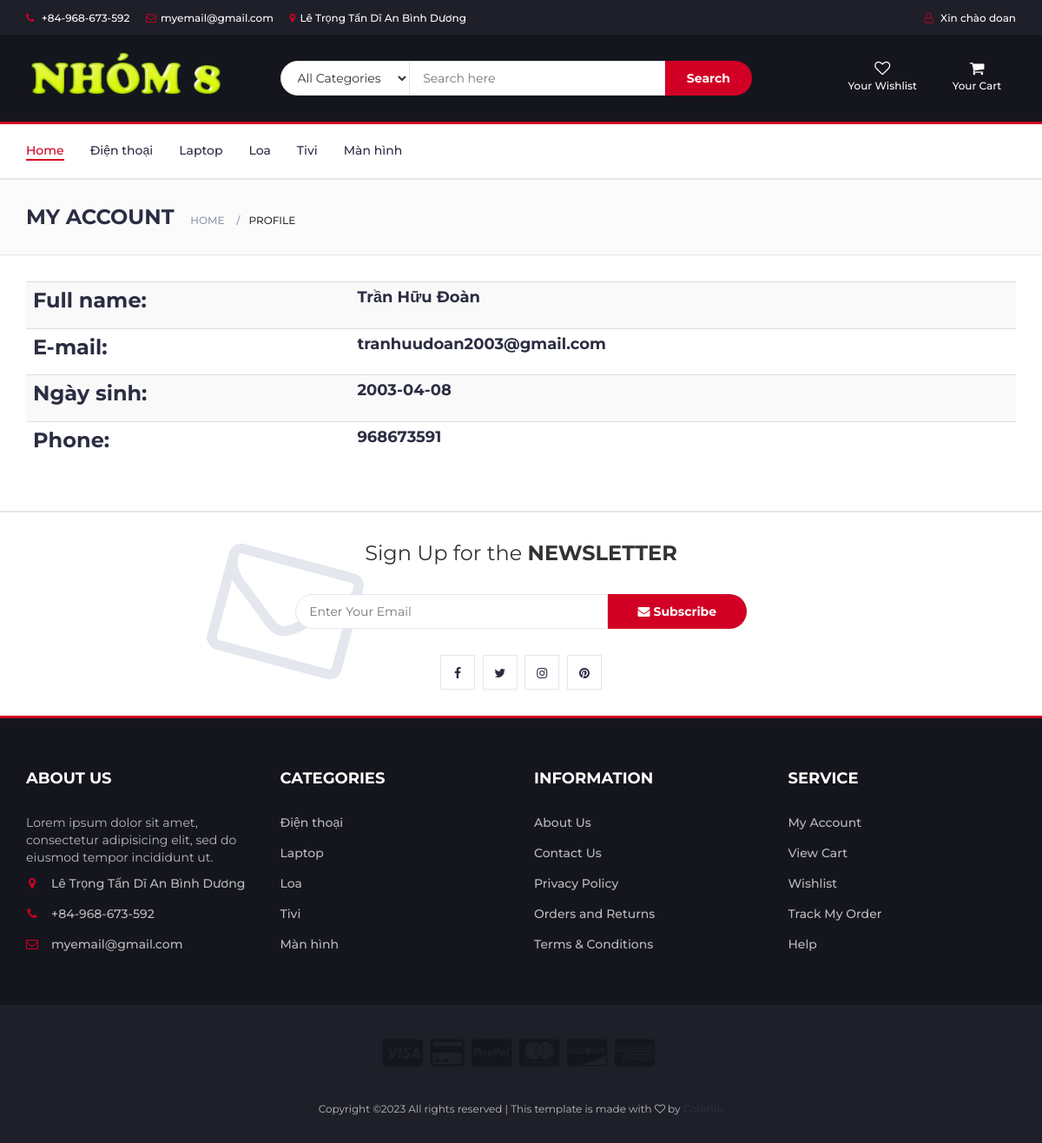
/information.php (signed in), run on the app's committed database.
### tables this page shows
CREATE TABLE IF NOT EXISTS `user` (
  `id_user` int(11) NOT NULL AUTO_INCREMENT,
  `username` varchar(50) NOT NULL,
  `password` varchar(50) NOT NULL,
  PRIMARY KEY (`id_user`)
);

CREATE TABLE IF NOT EXISTS `protypes` (
  `type_id` int(11) NOT NULL AUTO_INCREMENT,
  `type_name` varchar(100) NOT NULL,
  PRIMARY KEY (`type_id`)
);

CREATE TABLE IF NOT EXISTS `personinfor` (
  `id_person` int(11) NOT NULL AUTO_INCREMENT,
  `fullname` varchar(50) NOT NULL,
  `ngaysinh` date NOT NULL,
  `sdt` int(12) NOT NULL,
  `email` varchar(100) NOT NULL,
  `phai` tinyint(1) NOT NULL DEFAULT '0',
  `id_user` int(11) NOT NULL,
  PRIMARY KEY (`id_person`)
);

### app/models/db.php (called while the page is built)
<?php
class Db
{
    public static $connection;
    public function __construct()
    {
        if (!self::$connection) {
        self::$connection = new mysqli(DB_HOST, DB_USER, DB_PASSWORD, DB_NAME,PORT);
        self::$connection->set_charset(DB_CHARSET);
        }
        return self::$connection;
    }
}
?>

### app/models/user.php (called while the page is built, shortened)
<?php
class User extends Db
{
    public function getUser ()
    {
        $sql = self::$connection->prepare("SELECT * FROM user ");
        $sql->execute();
        $items = $sql->get_result()->fetch_all(MYSQLI_ASSOC);
        return $items;
    }
    public function getIdUser ($name_user)
    {
        $sql = self::$connection->prepare("SELECT * FROM user where `id_user` = ?");
        $sql->bind_param('i',$name_user);
        $sql->execute();
        $items = $sql->get_result()->fetch_all(MYSQLI_ASSOC);
        return $items;
    }
}

### app/models/protypes.php (called while the page is built, shortened)
<?php
class protypes extends Db{
    public function getAllProtypes()
    {
        $sql = self::$connection->prepare("SELECT * FROM protypes ");
        $sql->execute();
        $items = $sql->get_result()->fetch_all(MYSQLI_ASSOC);
        return $items;
    }
}

### app/models/personinfor.php (called while the page is built, shortened)
<?php
class Personinfor extends Db
{
    public function getPersoninforById ($id_user)
    {
        $sql = self::$connection->prepare("SELECT * FROM personinfor where `id_user` = ?");
        $sql->bind_param('i',$id_user);
        $sql->execute();
        $items = $sql->get_result()->fetch_all(MYSQLI_ASSOC);
        return $items;
    }
}

### information.php (the view)
<?php
 include 'header.php' ?>
<?php
require "./app/models/Personinfor.php";
if (isset($_SESSION['user']))
{
    $getidUser = $user->getIdUser($_SESSION['user']);
}
$personinfor = new Personinfor;
?>
<div id="breadcrumb" class="section">
	<div class="container">
		<div class="row">
			<div class="col-md-12">
				<h3 class="breadcrumb-header">My Account</h3>
				<ul class="breadcrumb-tree">
					<li><a href="index.php">Home</a></li>
					<li class="active">Profile</li>
				</ul>
			</div>
		</div>
	</div>
</div>
<div class="container">
	<div class="row">
		<div class="col-md-12">
			<?php
				foreach ($getidUser as $row) :
                    $getPer = $personinfor->getPersoninforById($row['id_user']);
					foreach ($getPer as $value) :?>
						<div class="profile-page">
							<table class="table-profile table-striped table">
								<tr>
									<td>
										<h3> Full name:</h3>
									</td>
									<td>
										<h4 class="text-left"> <?php echo $value['fullname'] ?></h4>
									</td>
								</tr>
								<tr>
									<td>
										<h3>E-mail: </h3>
									</td>
									<td>
										<h4 class="text-left"> <?php echo $value['email'] ?></h4>
									</td>
								</tr>
								<tr>
									<td>
										<h3>Ngày sinh: </h3>
									</td>
									<td>
										<h4 class="text-left"> <?php echo $value['ngaysinh'] ?></h4>
									</td>
								</tr>
								<tr>
									<td>
										<h3>Phone: </h3>
									</td>
									<td>
										<h4 class="text-left"> <?php echo $value['sdt'] ?></h4>
									</td>
								</tr>
							</table>
						</div>
			<?php endforeach;
				endforeach;
			 ?>
		</div>
	</div>
</div>
<?php include 'footer.php' ?>

### header.php (shortened to what this page needs)
<?php
	require "./app/models/db.php";
	require "./app/models/products.php";
	require "./app/models/protypes.php";
    require "./app/models/review.php";
    require "./app/models/user.php";
	$protype = new protypes;
    $user = new User;
	$getAllProtypes = $protype->getAllProtypes();
    $getu = $user->getUser();
	?>
<!DOCTYPE html>
<html lang="en">
<head>
    <link type="text/css" rel="stylesheet" href="css/bootstrap.min.css" />
    <link type="text/css" rel="stylesheet" href="css/slick.css" />
    <link type="text/css" rel="stylesheet" href="css/slick-theme.css" />
    <link type="text/css" rel="stylesheet" href="css/nouislider.min.css" />
    <link rel="stylesheet" href="css/font-awesome.min.css">
    <link type="text/css" rel="stylesheet" href="css/style.css" />
    <link type="text/css" rel="stylesheet" href="css/styledrop.css" />
    <link type="text/css" rel="stylesheet" href="css/styleform.css" />
    <link href="assets/pages/css/style-shop.css" rel="stylesheet" type="text/css">
    <link href="assets/plugins/font-awesome/css/font-awesome.min.css" rel="stylesheet">
</head>
<body>
    <header>
        <div id="top-header">
            <div class="container">
                <ul class="header-links pull-left">
                    <li><a href="#"><i class="fa fa-phone"></i> +84-968-673-592</a></li>
                    <li><a href="#"><i class="fa fa-envelope-o"></i>myemail@gmail.com</a></li>
                    <li><a href="#"><i class="fa fa-map-marker"></i>Lê Trọng Tấn Dĩ An Bình Dương</a></li>
                </ul>
                <ul class="header-links pull-right">
                    <li>
                        <div class="dropdown">
                            <a class="dropdown-toggle" data-toggle="dropdown" aria-expanded="true">
                                <i class="fa fa-user-o"></i>
                                <?php
                                    if(isset($_SESSION['user']))
                                    {
                                        foreach($getu as $u)
                                        {
                                            if($u['id_user'] == $_SESSION['user'])
                                            {
                                                echo "Xin chào " . $u['username'];
                                            }
                                        }
                                    }
                                    else
                                    {
                                        echo "My Account ";
                                    }
                                ?>
                            </a>
                        </div>
                    </li>
                </ul>
            </div>
        </div>
        <div id="header">
            <div class="container">
                <div class="row">
                    <div class="col-md-3">
                        <div class="header-logo">
                            <a href="index.php" class="logo">
                                <img src="./img/nhom8.jpg" alt="" style="width:230px;">
                            </a>
                        </div>
                    </div>
                    <div class="col-md-6">
                        <div class="header-search">
                            <form action="./results.php" method="get">
                                <select class="input-select" name="type_prd">
                                    <option value="0">All Categories</option>
                                </select>
                                <input class="input" name="keyword" placeholder="Search here">
                                <button class="search-btn">Search</button>
                            </form>
                        </div>
                    </div>
                    <div class="col-md-3 clearfix">
                        <div class="header-ctn">
                            <div>
                            <?php $link = null; ?>
                                    <?php if(isset($_SESSION['user']))
                                    {
                                        $link = "ViewWishlist.php?pages=1";
                                    } ?>
                                <a href="<?php echo $link; ?>" onclick="display()">
                                    <i class="fa fa-heart-o"></i>
                                    <span>Your Wishlist</span>
                                </a>
                            </div>
                            <div class="dropdown">
                                <a class="dropdown-toggle" data-toggle="dropdown" aria-expanded="true">
                                    <i class="fa fa-shopping-cart"></i>
                                    <span>Your Cart</span>
                                </a>
                            </div>
                        </div>
                    </div>
                </div>
            </div>
        </div>
    </header>
    <nav id="navigation">
        <div class="container">
            <div id="responsive-nav">
                <ul class="main-nav nav navbar-nav">
                    <li class="active"><a href="index.php">Home</a></li>
                    <?php
					foreach ($getAllProtypes as $value) { 	?>
                    <li><a
                            href="productOfprotypes.php?type_id=<?php echo $value["type_id"] ?>&&pages=1"><?php echo $value["type_name"] ?></a>
                    </li><?php } ?>
                </ul>
            </div>
        </div>
    </nav>

### footer.php (shortened to what this page needs)
<div id="newsletter" class="section">
        <div class="container">
            <div class="row">
                <div class="col-md-12">
                    <div class="newsletter">
                        <p>Sign Up for the <strong>NEWSLETTER</strong></p>
                        <form>
                            <input class="input" type="email" placeholder="Enter Your Email">
                            <button class="newsletter-btn"><i class="fa fa-envelope"></i> Subscribe</button>
                        </form>
                        <ul class="newsletter-follow">
                            <li>
                                <a href="#"><i class="fa fa-facebook"></i></a>
                            </li>
                            <li>
                                <a href="#"><i class="fa fa-twitter"></i></a>
                            </li>
                            <li>
                                <a href="#"><i class="fa fa-instagram"></i></a>
                            </li>
                            <li>
                                <a href="#"><i class="fa fa-pinterest"></i></a>
                            </li>
                        </ul>
                    </div>
                </div>
            </div>
        </div>
    </div>
    <footer id="footer">
        <div class="section">
            <div class="container">
                <div class="row">
                    <div class="col-md-3 col-xs-6">
                        <div class="footer">
                            <h3 class="footer-title">About Us</h3>
                            <p>Lorem ipsum dolor sit amet, consectetur adipisicing elit, sed do eiusmod tempor
                                incididunt ut.</p>
                            <ul class="footer-links">
                                <li><a href="#"><i class="fa fa-map-marker"></i>Lê Trọng Tấn Dĩ An Bình Dương</a>
                                </li>
                                <li><a href="#"><i class="fa fa-phone"></i>+84-968-673-592</a></li>
                                <li><a href="#"><i class="fa fa-envelope-o"></i>myemail@gmail.com</a></li>
                            </ul>
                        </div>
                    </div>
                    <div class="col-md-3 col-xs-6">
                        <div class="footer">
                            <h3 class="footer-title">Categories</h3>
                            <ul class="footer-links">
                                <?php
					foreach ($getAllProtypes as $value) { 	?>
                                <li><a
                                        href="productOfprotypes.php?type_id=<?php echo $value["type_id"] ?>"><?php echo $value["type_name"] ?></a>
                                </li><?php } ?>
                            </ul>
                        </div>
                    </div>
                    <div class="col-md-3 col-xs-6">
                        <div class="footer">
                            <h3 class="footer-title">Information</h3>
                            <ul class="footer-links">
                                <li><a href="#">About Us</a></li>
                                <li><a href="#">Contact Us</a></li>
                                <li><a href="#">Privacy Policy</a></li>
                                <li><a href="#">Orders and Returns</a></li>
                                <li><a href="#">Terms & Conditions</a></li>
                            </ul>
                        </div>
                    </div>
                    <div class="col-md-3 col-xs-6">
                        <div class="footer">
                            <h3 class="footer-title">Service</h3>
                            <ul class="footer-links">
                                <li><a href="#">My Account</a></li>
                                <li><a href="#">View Cart</a></li>
                                <li><a href="#">Wishlist</a></li>
                                <li><a href="#">Track My Order</a></li>
                                <li><a href="#">Help</a></li>
                            </ul>
                        </div>
                    </div>
                </div>
            </div>
        </div>
        <div id="bottom-footer" class="section">
            <div class="container">
                <div class="row">
                    <div class="col-md-12 text-center">
                        <ul class="footer-payments">
                            <li><a href="#"><i class="fa fa-cc-visa"></i></a></li>
                            <li><a href="#"><i class="fa fa-credit-card"></i></a></li>
                            <li><a href="#"><i class="fa fa-cc-paypal"></i></a></li>
                            <li><a href="#"><i class="fa fa-cc-mastercard"></i></a></li>
                            <li><a href="#"><i class="fa fa-cc-discover"></i></a></li>
                            <li><a href="#"><i class="fa fa-cc-amex"></i></a></li>
                        </ul>
                        <span class="copyright">
                            Copyright &copy; All rights reserved | This template is made with <i class="fa fa-heart-o"
                                aria-hidden="true"></i> by <a href="https://colorlib.com" target="_blank">Colorlib</a>
                        </span>
                    </div>
                </div>
            </div>
        </div>
    </footer>
</body>
</html>

### css/styledrop.css (style rules this page uses)
.dropdown { position: relative; display: inline-block; }

### data on the page
user: username "doan"
protypes: type_name "Điện thoại"
protypes: type_name "Laptop"
protypes: type_name "Loa"
protypes: type_name "Tivi"
protypes: type_name "Màn hình"
personinfor: fullname "Trần Hữu Đoàn", email "tranhuudoan2003@gmail.com", ngaysinh "2003-04-08", sdt "968673591"
